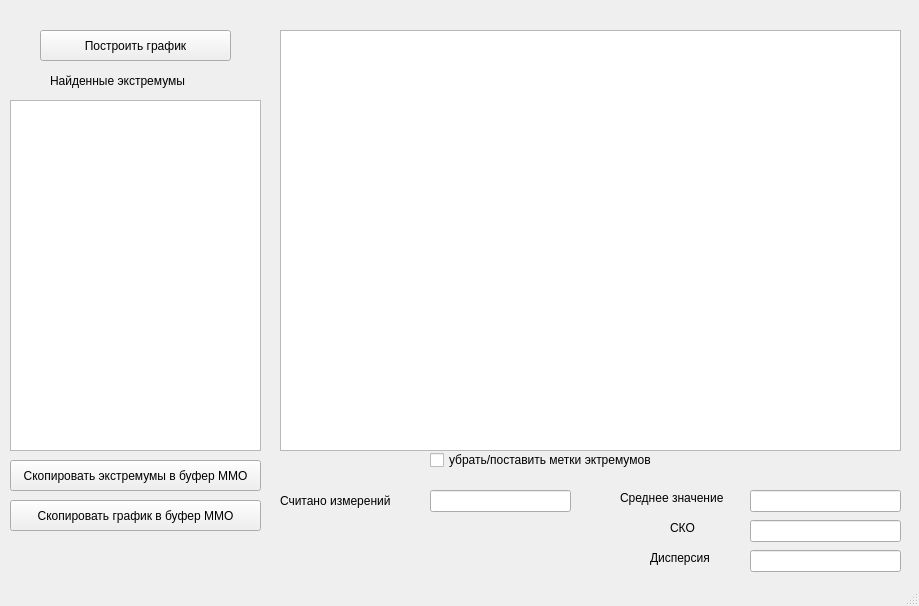
<?xml version="1.0" encoding="UTF-8"?>
<ui version="4.0">
 <class>MainWindow</class>
 <widget class="QMainWindow" name="MainWindow">
  <property name="geometry">
   <rect>
    <x>0</x>
    <y>0</y>
    <width>919</width>
    <height>606</height>
   </rect>
  </property>
  <property name="windowTitle">
   <string>Лабораторная работа №1</string>
  </property>
  <widget class="QWidget" name="centralwidget">
   <widget class="QLabel" name="label">
    <property name="geometry">
     <rect>
      <x>50</x>
      <y>70</y>
      <width>171</width>
      <height>21</height>
     </rect>
    </property>
    <property name="font">
     <font>
      <pointsize>9</pointsize>
     </font>
    </property>
    <property name="text">
     <string>Найденные экстремумы</string>
    </property>
   </widget>
   <widget class="QPushButton" name="btngraph">
    <property name="geometry">
     <rect>
      <x>40</x>
      <y>30</y>
      <width>191</width>
      <height>31</height>
     </rect>
    </property>
    <property name="text">
     <string>Построить график</string>
    </property>
   </widget>
   <widget class="QPlainTextEdit" name="plainTextEdit">
    <property name="geometry">
     <rect>
      <x>10</x>
      <y>100</y>
      <width>251</width>
      <height>351</height>
     </rect>
    </property>
   </widget>
   <widget class="QPushButton" name="extremum">
    <property name="geometry">
     <rect>
      <x>10</x>
      <y>460</y>
      <width>251</width>
      <height>31</height>
     </rect>
    </property>
    <property name="text">
     <string>Скопировать экстремумы в буфер ММО</string>
    </property>
   </widget>
   <widget class="QPushButton" name="copygraph">
    <property name="geometry">
     <rect>
      <x>10</x>
      <y>500</y>
      <width>251</width>
      <height>31</height>
     </rect>
    </property>
    <property name="text">
     <string>Скопировать график в буфер ММО</string>
    </property>
   </widget>
   <widget class="QGraphicsView" name="graphicsView">
    <property name="geometry">
     <rect>
      <x>280</x>
      <y>30</y>
      <width>621</width>
      <height>421</height>
     </rect>
    </property>
   </widget>
   <widget class="QLabel" name="label_2">
    <property name="geometry">
     <rect>
      <x>280</x>
      <y>490</y>
      <width>141</width>
      <height>21</height>
     </rect>
    </property>
    <property name="font">
     <font>
      <pointsize>9</pointsize>
     </font>
    </property>
    <property name="text">
     <string>Считано измерений</string>
    </property>
   </widget>
   <widget class="QLabel" name="label_3">
    <property name="geometry">
     <rect>
      <x>620</x>
      <y>490</y>
      <width>131</width>
      <height>16</height>
     </rect>
    </property>
    <property name="font">
     <font>
      <pointsize>9</pointsize>
     </font>
    </property>
    <property name="text">
     <string>Среднее значение</string>
    </property>
   </widget>
   <widget class="QLabel" name="label_4">
    <property name="geometry">
     <rect>
      <x>670</x>
      <y>520</y>
      <width>55</width>
      <height>16</height>
     </rect>
    </property>
    <property name="font">
     <font>
      <pointsize>9</pointsize>
     </font>
    </property>
    <property name="text">
     <string>СКО</string>
    </property>
   </widget>
   <widget class="QLabel" name="label_5">
    <property name="geometry">
     <rect>
      <x>650</x>
      <y>550</y>
      <width>81</width>
      <height>16</height>
     </rect>
    </property>
    <property name="font">
     <font>
      <pointsize>9</pointsize>
     </font>
    </property>
    <property name="text">
     <string>Дисперсия</string>
    </property>
   </widget>
   <widget class="QCheckBox" name="checkBox">
    <property name="geometry">
     <rect>
      <x>430</x>
      <y>450</y>
      <width>291</width>
      <height>20</height>
     </rect>
    </property>
    <property name="font">
     <font>
      <pointsize>9</pointsize>
     </font>
    </property>
    <property name="text">
     <string>убрать/поставить метки эктремумов</string>
    </property>
   </widget>
   <widget class="QLineEdit" name="izmereniya">
    <property name="geometry">
     <rect>
      <x>430</x>
      <y>490</y>
      <width>141</width>
      <height>22</height>
     </rect>
    </property>
   </widget>
   <widget class="QLineEdit" name="srznach">
    <property name="geometry">
     <rect>
      <x>750</x>
      <y>490</y>
      <width>151</width>
      <height>22</height>
     </rect>
    </property>
   </widget>
   <widget class="QLineEdit" name="sko">
    <property name="geometry">
     <rect>
      <x>750</x>
      <y>520</y>
      <width>151</width>
      <height>22</height>
     </rect>
    </property>
   </widget>
   <widget class="QLineEdit" name="disprs">
    <property name="geometry">
     <rect>
      <x>750</x>
      <y>550</y>
      <width>151</width>
      <height>22</height>
     </rect>
    </property>
   </widget>
  </widget>
  <widget class="QStatusBar" name="statusbar"/>
 </widget>
 <resources/>
 <connections/>
</ui>
